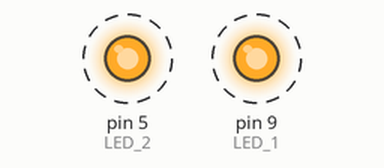
This sketch was run on a simulated Arduino Uno, built with avr-gcc and run on an emulated ATmega328P. On the bench: output pins drawn as LEDs (lit = HIGH). Dashed ring = blinking.

Above: at 0.2 s.
Timing chart, 0 to 3.0 s (numbered marks = the images above):
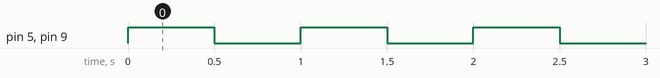

Measured:
- by itself, pin 5 (LED_2), pin 9 (LED_1): alternates HIGH for 0.50 s and LOW for 0.50 s

The sketch:

LED_test.ino
```cpp
const int LED_1 = 9;
const int LED_2 = 5;

void setup() {
  // put your setup code here, to run once:
  pinMode(LED_1, OUTPUT);
  pinMode(LED_2, OUTPUT);
}

void loop() {
  // put your main code here, to run repeatedly:
  digitalWrite(LED_1, HIGH);
  digitalWrite(LED_2, HIGH);
  delay(500);
  digitalWrite(LED_1, LOW);
  digitalWrite(LED_2, LOW);
  delay(500);
}
```
